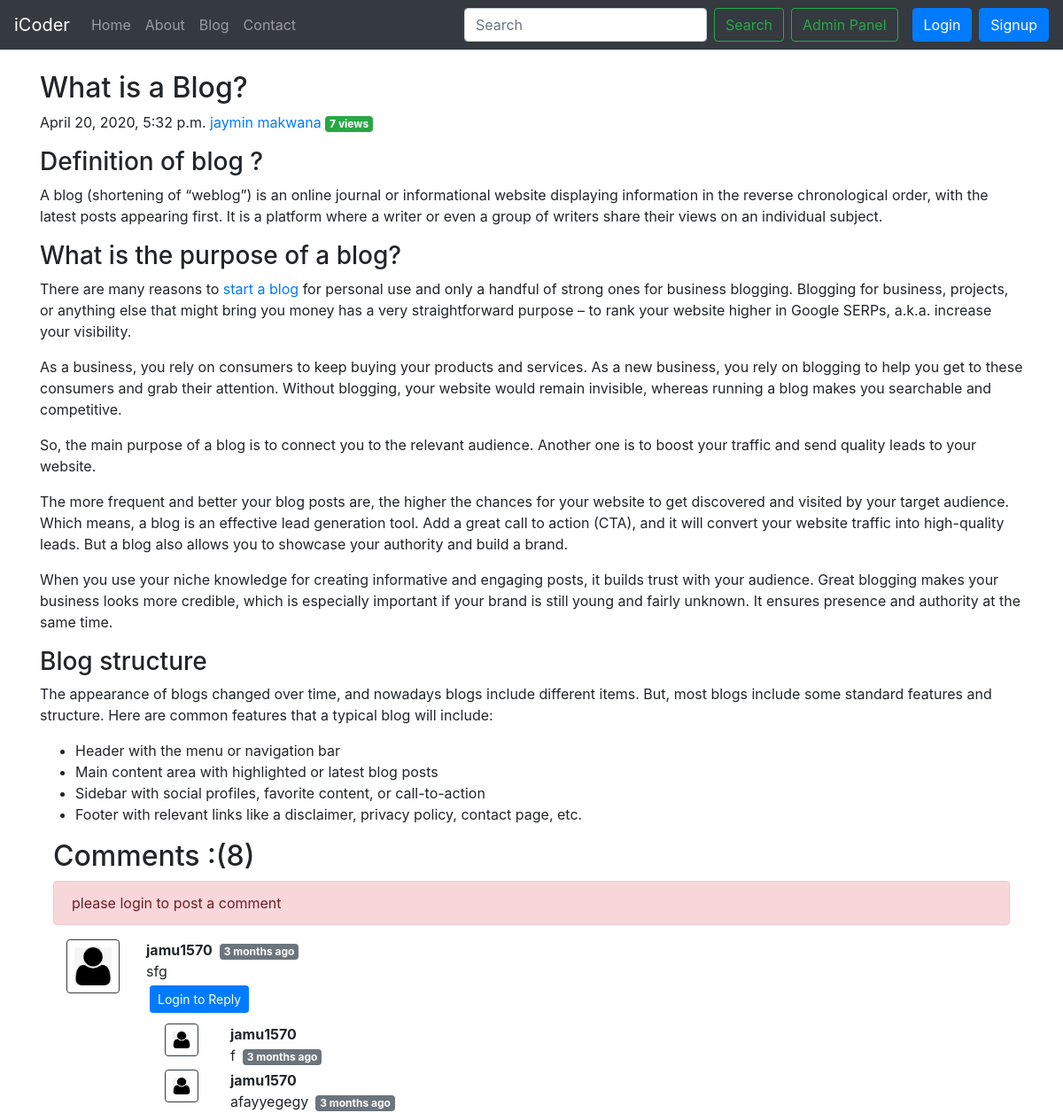
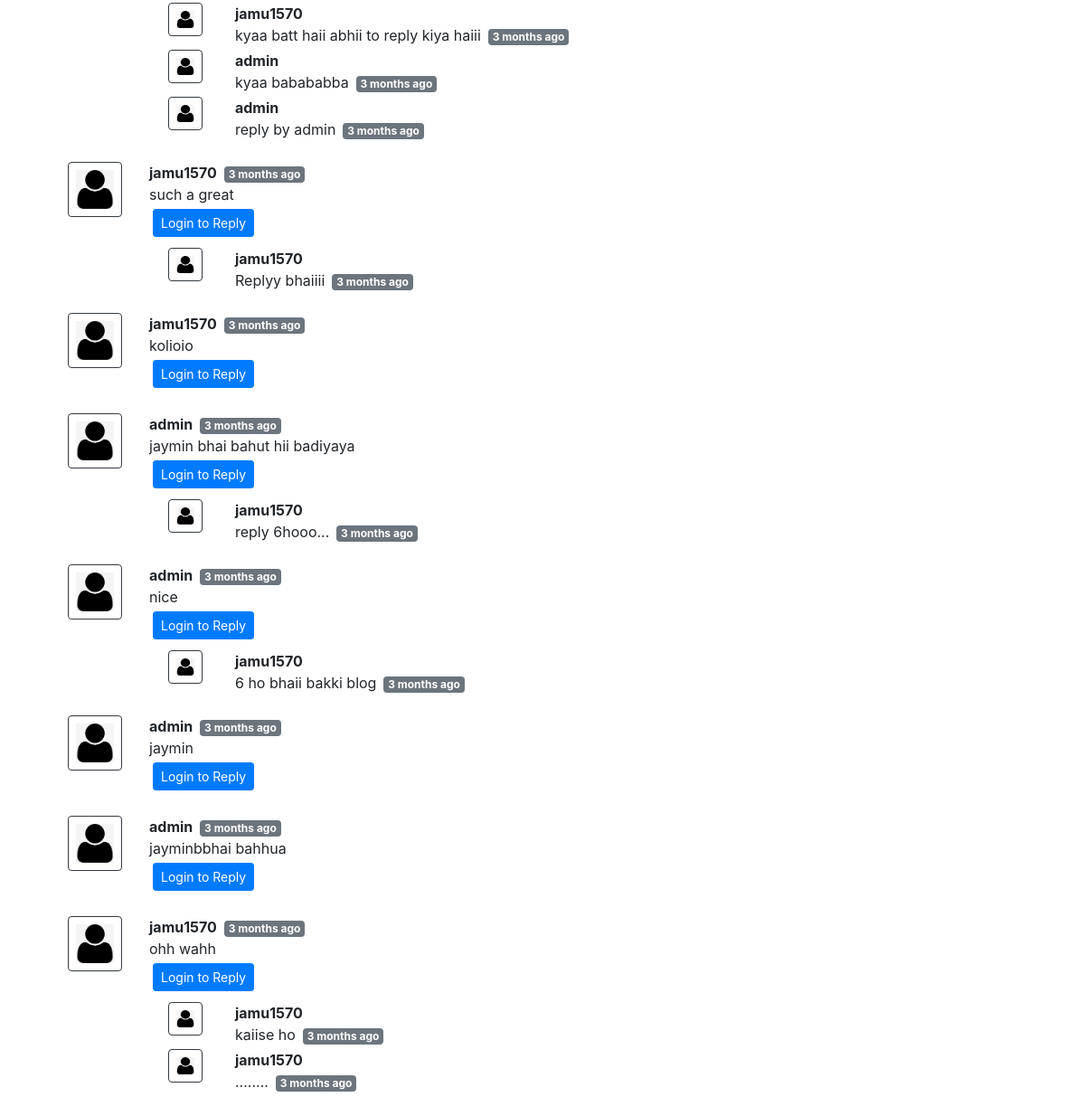
/blog/first-post/, run on the app's committed database (2 pictures, top to bottom).
### blog/models.py (models this page shows, shortened)
class Post(models.Model):
    sno = models.AutoField(primary_key=True)
    title=models.CharField(max_length=255)
    content= models.TextField()
    author = models.CharField(max_length=50)
    views = models.IntegerField(default=0)
    slug = models.CharField(max_length=255)
    timeStamp = models.DateTimeField(blank=True)

class BlogComment(models.Model):
    sno=models.AutoField(primary_key=True)
    comment = models.TextField()
    user= models.ForeignKey(User,on_delete=models.CASCADE)
    post = models.ForeignKey(Post, on_delete=models.CASCADE)
    parent = models.ForeignKey('self', on_delete=models.CASCADE,null=True)
    timeStamp = models.DateTimeField(default=now)

### blog/views.py (the view)
# urls.py: path('<str:slug>/', views.blogPost,name="blogPost"),
def blogPost(request,slug):
    post = Post.objects.filter(slug=slug).first()
    post.views = post.views + 1
    post.save()
    comments = BlogComment.objects.filter(post=post,parent=None)
    replies = BlogComment.objects.filter(post=post).exclude(parent=None)
    replyDict={}
    for reply in replies:
        if reply.parent.sno not in replyDict.keys():
            replyDict[reply.parent.sno]=[reply]
        else:
            replyDict[reply.parent.sno].append(reply)
    context = {'post':post,'comments':comments,'user':request.user,'replyDict':replyDict}
    return render(request,'blog/blogPost.html',context)

### blog/templatetags/extras.py (called while the page is built)
@register.filter(name='get_val')
def get_val(dict,key):
    return dict.get(key)

### templates/blog/blogPost.html (shortened to what this page needs)
{% extends 'basic.html' %}
{% block body %}
{% load humanize %}
{% load extras %}
<div class="container my-4">
  <div class="blog-post">
    <h2 class="blog-post-title">{{post.title}}</h2>
    <p class="blog-post-meta">{{post.timeStamp}} <a href="/about">{{post.author}}</a> <span class="badge
          badge-success">{{post.views}} views</span></p>
    <p>{{post.content|safe}}</p>
  </div>
  <div class="container">
    <h2>Comments :({{comments.count}})</h2>
    <div class="my-2">
      {% if user.is_authenticated %}
      <form action="/blog/postcomment/" method="post">{% csrf_token %}
        <div class="form-group">
          <label for="exampleInputEmail1">Post Comment</label>
          <input type="text" class="form-control" name="comment"
            placeholder="Enter Comment Here" required>
        </div>
        <input type="hidden" name="postSno" value="{{post.sno}}">
        <input type="hidden" name="parentSno" value="">
        <button type="submit" class="btn btn-primary">Comment</button>
      </form>
      {% else %}
      <div class="alert alert-danger" role="alert">
        please login to post a comment
      </div>
      {% endif %}
    </div>
    {% for comment in comments %}
    <div class="row my-3 mx-0">
      <div class="col-md-1"><img class="rounded mx-auto d-block w-100 p-2
          border border-dark" src="/static/img/user.png" alt="">
      </div>
      <div class="col-md-11"><b>{{comment.user.username}}</b><span class="badge
          badge-secondary mx-2">{{comment.timeStamp | naturaltime}}</span>
        <div>
          {{comment.comment}}
        </div>
        <div class="replay mx-0">
          {% if user.is_authenticated %}
          <button class="btn btn-sm btn-primary m-1" type="button"
            data-toggle="collapse"
            data-target="#replybox{{comment.sno}}" aria-expanded="false"
            aria-controls="replybox{{comment.sno}}">
            Reply
          </button>
          <div class="collapse" id="replybox{{comment.sno}}">
            <div class="card card-body my-2">
              <form action="/blog/postcomment/" method="post">{% csrf_token %}
                <div class="form-group">
                  <label for="exampleInputEmail1">Post a Reply</label>
                  <input type="text" class="form-control" name="comment"
                    placeholder="Enter Reply Here" required>
                  <input type="hidden" name="parentSno" value="{{comment.sno}}">
                </div>
                <input type="hidden" name="postSno" value="{{post.sno}}">
                <button type="submit" class="btn btn-sm btn-primary">Reply</button>
              </form>
            </div>
          </div>
          {% else %}
          <button class="btn btn-sm btn-primary m-1" type="button"
            data-toggle="collapse"
            data-target="#replybox{{comment.sno}}" aria-expanded="false"
            aria-controls="replybox{{comment.sno}}" disable>
            Login to Reply
          </button>
          {% endif %}
          <div class="replies my-2">
            {% for reply in replyDict|get_val:comment.sno %}
            <div class="row my-1 mx-0">
              <div class="col-md-1"><img class="rounded mx-auto d-block w-75
                  p-2
                  border border-dark" src="/static/img/user.png" alt="">
              </div>
              <div class="col-md-11">
                <b>{{reply.user.username}}</b><br>
                {{reply.comment}}<span class="badge
                  badge-secondary mx-2">{{reply.timeStamp | naturaltime}}</span><br>
              </div>
            </div>
            {% endfor %}
          </div>
        </div>
      </div>
      {% endfor %}
    </div>
    {% endblock body %}

### templates/basic.html (shortened to what this page needs)
<!doctype html>
<html lang="en">
    <head>
        <link rel="stylesheet"
            href="https://maxcdn.bootstrapcdn.com/bootstrap/4.0.0/css/bootstrap.min.css"
>
    </head>
    <body>
        <nav class="navbar navbar-expand-lg navbar-dark bg-dark">
            <a class="navbar-brand" href="/">iCoder</a>
            <div class="collapse navbar-collapse" id="navbarSupportedContent">
                <ul class="navbar-nav mr-auto">
                    <li class="nav-item {% block homeactive %} {% endblock homeactive %}">
                        <a class="nav-link" href="/">Home <span class="sr-only">(current)</span></a>
                    </li>
                    <li class="nav-item {% block aboutactive %} {% endblock aboutactive %}">
                        <a class="nav-link" href="/about">About</a>
                    </li>
                    <li class="nav-item {% block blogactive %} {% endblock blogactive %}">
                        <a class="nav-link" href="/blog">Blog</a>
                    </li>
                    <li class="nav-item {% block contactactive %} {% endblock contactactive %}">
                        <a class="nav-link" href="/contact">Contact</a>
                    </li>
                </ul>
                <form method="get" action="/search" class="form-inline my-2
                    my-lg-0">
                    <input class="form-control mr-sm-2" type="search"
                        placeholder="Search" aria-label="Search" id="query"
                        name="query">
                    <button class="btn btn-outline-success my-2 my-sm-0"
                        type="submit">Search</button>
                </form>
                <a href="/admin" role="button" target="_blank" class="btn
                    btn-outline-success my-2 my-sm-0 mx-2"> Admin Panel</a>
            </div>
            {% if user.is_authenticated %}
                {% comment %} Welcome, {{request.user}} {% endcomment %}
                <ul class="navbar-nav mr-auto">
                <li class="nav-item dropdown">
        <a class="nav-link dropdown-toggle" href="#" id="navbarDropdown" role="button" data-toggle="dropdown" aria-haspopup="true" aria-expanded="false">
          Welcome, {{request.user}}
        </a>
        <div class="dropdown-menu" aria-labelledby="navbarDropdown">
          <a class="dropdown-item" href="/logout">Logout</a>
        </div>
      </li>
      </ul>
            {% else %}
        <button type="button" class="btn btn-primary mx-2" data-toggle="modal"
            data-target="#login">
            Login
        </button>
        <button type="button" class="btn btn-primary" data-toggle="modal"
            data-target="#signup">
            Signup
        </button>
        {% endif %}
        </nav>
        {% block body %}
        {% endblock body %}
    </body>
</html>

### data on the page
Post: title "What is a Blog?", timeStamp "April 20, 2020, 5:32 p.m.", author "jaymin makwana", views "7", content "Definition of blog ? A blog (shortening of “weblog”) is an online journal or informational website displaying information in the reverse chronological order, with the latest posts appearing first. It is a platform where a writer or even a group of writers share their views on an individual subject. What is the purpose of a blog? There are many reasons to start a blog for personal use and only a handful of strong ones for business blogging. Blogging for business, projects, or anything else that might bring you money has a very straightforward purpose – to rank your website higher in Google SERPs, a.k.a. increase your visibility. As a business, you rely on consumers to keep buying your…"
BlogComment: user.username "jamu1570", timeStamp "3 months ago", comment "sfg"
BlogComment: user.username "jamu1570", comment "f", timeStamp "3 months ago"
BlogComment: user.username "jamu1570", comment "afayyegegy", timeStamp "3 months ago"
BlogComment: user.username "jamu1570", comment "kyaa batt haii abhii to reply kiya haiii", timeStamp "3 months ago"
BlogComment: user.username "admin", comment "kyaa babababba", timeStamp "3 months ago"
BlogComment: user.username "admin", comment "reply by admin", timeStamp "3 months ago"
BlogComment: user.username "jamu1570", timeStamp "3 months ago", comment "such a great"
BlogComment: user.username "jamu1570", comment "Replyy bhaiiii", timeStamp "3 months ago"
BlogComment: user.username "jamu1570", timeStamp "3 months ago", comment "kolioio"
BlogComment: user.username "admin", timeStamp "3 months ago", comment "jaymin bhai bahut hii badiyaya"
BlogComment: user.username "jamu1570", comment "reply 6hooo...", timeStamp "3 months ago"
BlogComment: user.username "admin", timeStamp "3 months ago", comment "nice"
BlogComment: user.username "jamu1570", comment "6 ho bhaii bakki blog", timeStamp "3 months ago"
BlogComment: user.username "admin", timeStamp "3 months ago", comment "jaymin"
BlogComment: user.username "admin", timeStamp "3 months ago", comment "jayminbbhai bahhua"
BlogComment: user.username "jamu1570", timeStamp "3 months ago", comment "ohh wahh"
BlogComment: user.username "jamu1570", comment "kaiise ho", timeStamp "3 months ago"
BlogComment: user.username "jamu1570", comment "........", timeStamp "3 months ago"

### other printed values
{{ comments.count }} "8"
